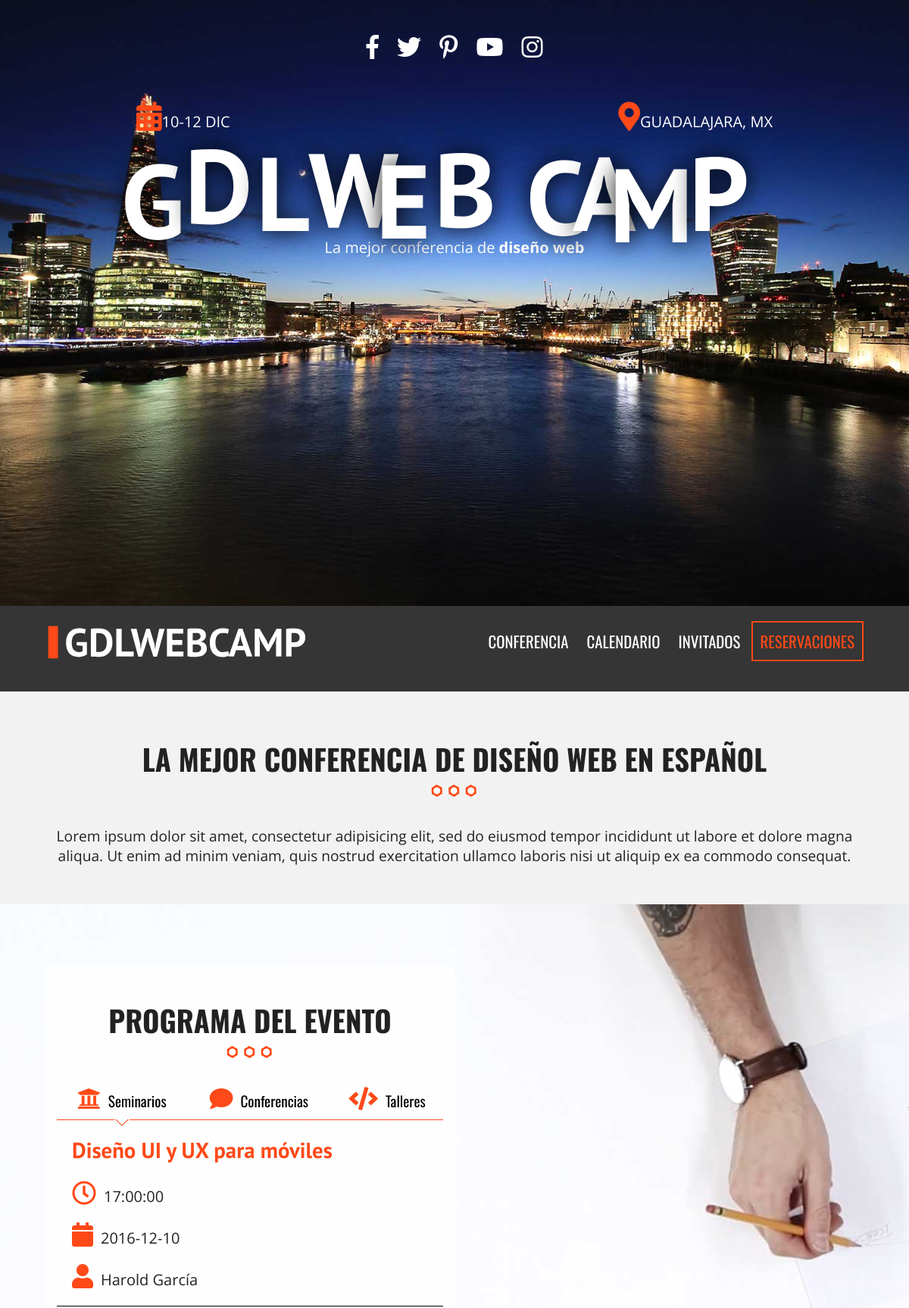
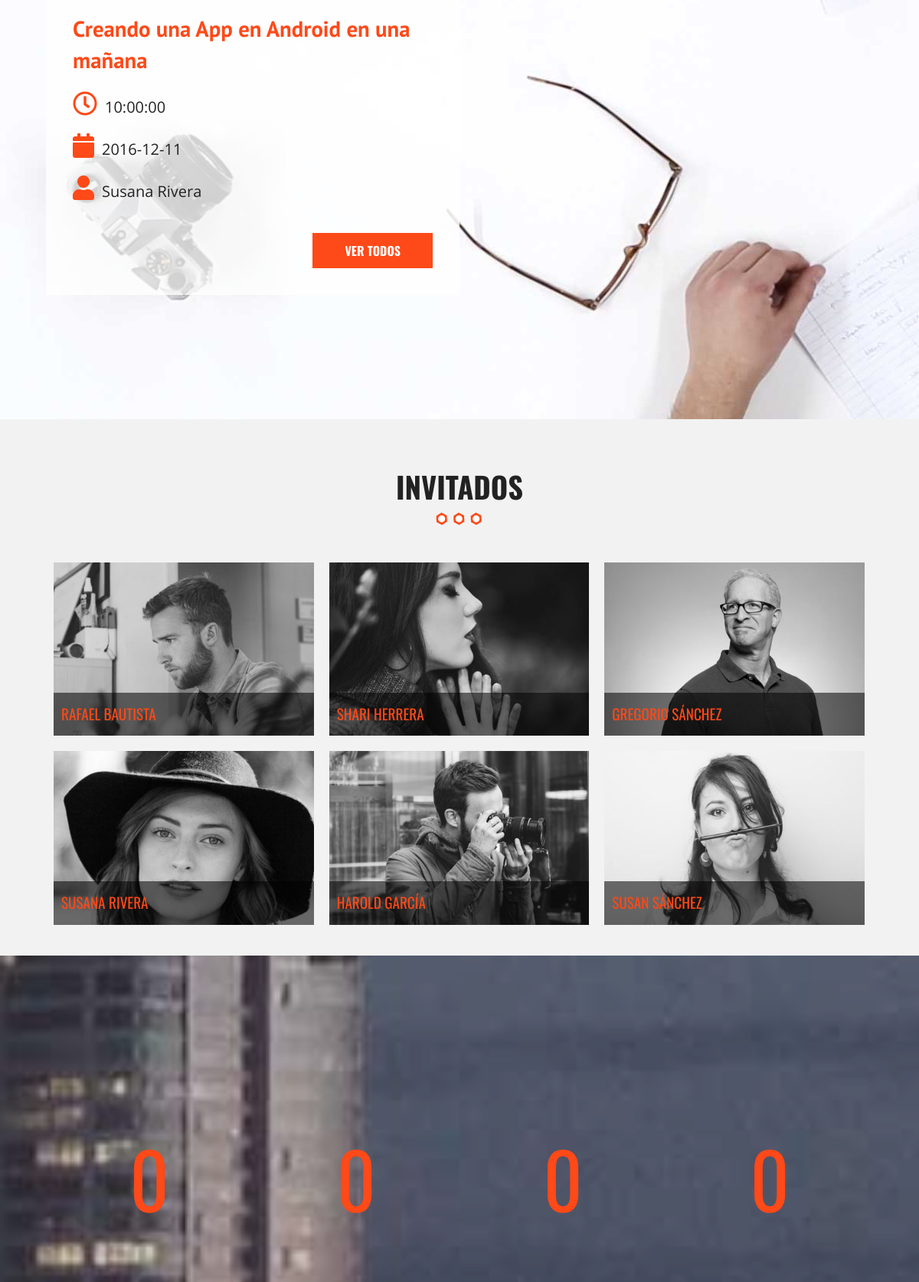
The page / (upper part) on the database its author committed (2 pictures, top to bottom).
### tables this page shows
CREATE TABLE `categoria_evento` (
  `id_categoria` tinyint(10) NOT NULL,
  `cat_evento` varchar(50) NOT NULL,
  `icono` varchar(50) NOT NULL,
  `editado` datetime NOT NULL
);

CREATE TABLE `eventos` (
  `evento_id` tinyint(10) NOT NULL,
  `nombre_evento` varchar(60) NOT NULL,
  `fecha_evento` date NOT NULL,
  `hora_evento` time NOT NULL,
  `id_cat_evento` tinyint(10) NOT NULL,
  `id_inv` tinyint(4) NOT NULL,
  `clave` varchar(10) NOT NULL,
  `editado` datetime NOT NULL
);

CREATE TABLE `invitados` (
  `invitado_id` tinyint(4) NOT NULL,
  `nombre_invitado` varchar(30) NOT NULL,
  `apellido_invitado` varchar(30) NOT NULL,
  `descripcion` text NOT NULL,
  `url_imagen` varchar(50) NOT NULL,
  `editado` datetime NOT NULL
);

### index.php (the view, shortened to what this page needs)
<?php include_once 'includes/templates/header.php'; ?>
  <section class="seccion contenedor">
    <h2>La mejor conferencia de diseño web en español</h2>
    <p>Lorem ipsum dolor sit amet, consectetur adipisicing elit, sed do eiusmod tempor incididunt ut labore et dolore magna aliqua. Ut enim ad minim veniam, quis nostrud exercitation ullamco laboris nisi ut aliquip ex ea commodo consequat.</p>
  </section>
  <section class="programa">
    <div class="contenedor-video">
      <video autoplay loop poster="img/bg-talleres.jpg" muted>
                 <source src="video/video.mp4" type="video/mp4">
                 <source src="video/video.webm" type="video/webm">
                 <source src="video/video.ogv" type="video/ogg">
            </video>
    </div>
    <div class="contenido-programa">
      <div class="contenedor">
        <div class="programa-evento">
          <h2>Programa del evento</h2>
          <?php
               try {
                    require_once('includes/funciones/bd_conexion.php');
                    $sql = " SELECT * FROM categoria_evento";
                    $resultado = $conn->query($sql);
               } catch (\Exception $e) {
                    echo $e->getMessage();
               }
          ?>
          <nav class="menu-programa">
               <?php while ($cat = $resultado->fetch_assoc()) { ?>
                    <a href="#<?php echo strtolower($cat['cat_evento']) ?>">
                         <i class="fa <?php echo $cat['icono'] ?>" aria-hidden='true'></i><?php echo $cat['cat_evento'] ?>
                    </a>
               <?php }  ?>
          </nav>
          <?php
               try {
                    $sql = " SELECT evento_id, nombre_evento, fecha_evento, hora_evento, cat_evento, icono, nombre_invitado, apellido_invitado ";
                    $sql .= " FROM eventos ";
                    $sql .= " INNER JOIN categoria_evento ";
                    $sql .= " ON eventos.id_cat_evento = categoria_evento.id_categoria ";
                    $sql .= " INNER JOIN invitados ";
                    $sql .= " ON eventos.id_inv = invitados.invitado_id ";
                    $sql .= " AND eventos.id_cat_evento = 1 ";
                    $sql .= " ORDER BY evento_id LIMIT 2;";
                    $sql .= " SELECT evento_id, nombre_evento, fecha_evento, hora_evento, cat_evento, icono, nombre_invitado, apellido_invitado ";
                    $sql .= " FROM eventos ";
                    $sql .= " INNER JOIN categoria_evento ";
                    $sql .= " ON eventos.id_cat_evento = categoria_evento.id_categoria ";
                    $sql .= " INNER JOIN invitados ";
                    $sql .= " ON eventos.id_inv = invitados.invitado_id ";
                    $sql .= " AND eventos.id_cat_evento = 2 ";
                    $sql .= " ORDER BY evento_id LIMIT 2;";
                    $sql .= " SELECT evento_id, nombre_evento, fecha_evento, hora_evento, cat_evento, icono, nombre_invitado, apellido_invitado ";
                    $sql .= " FROM eventos ";
                    $sql .= " INNER JOIN categoria_evento ";
                    $sql .= " ON eventos.id_cat_evento = categoria_evento.id_categoria ";
                    $sql .= " INNER JOIN invitados ";
                    $sql .= " ON eventos.id_inv = invitados.invitado_id ";
                    $sql .= " AND eventos.id_cat_evento = 3 ";
                    $sql .= " ORDER BY evento_id LIMIT 2;";
               } catch (\Exception $e) {
                    echo $e->getMessage();
               }
          ?>
          <?php $conn->multi_query($sql); ?>
          <?php
               do {
                    $resultado = $conn->store_result();
                    $resultado->fetch_assoc(); ?>
                    <?php $i = 0; ?>
                    <?php foreach ($resultado as $evento): ?>
                         <?php if($i % 2 == 0) { ?>
                              <div id="<?php echo strtolower($evento['cat_evento']) ?>" class="info-curso ocultar clearfix">
                         <?php } ?>
                                   <div class="detalle-evento">
                                        <h3><?php echo $evento['nombre_evento'] ?></h3>
                                        <p><i class="far fa-clock" aria-hidden='true'></i><?php echo $evento['hora_evento']; ?></p>
                                        <p><i class="fas fa-calendar" aria-hidden='true'></i><?php echo $evento['fecha_evento']; ?></p>
                                        <p><i class="fas fa-user" aria-hidden='true'></i><?php echo $evento['nombre_invitado'] . " " . $evento['apellido_invitado']; ?></p>
                                   </div>
                         <?php if ($i % 2 == 1): ?>
                                   <a href="calendario.php" class="button float-right">Ver todos</a>
                              </div>
                         <?php endif; ?>
                         <?php $i++; ?>
                    <?php endforeach; ?>
               <?php } while ($conn->more_results() && $conn->next_result());?>
        </div>
      </div>
    </div>
  </section>
  <?php include_once 'includes/templates/invitados.php'; ?>
  <div class="contador parallax">
    <div class="contenedor">
      <ul class="resumen-evento clearfix">
        <li><p class="numero"></p>Invitados</li>
        <li><p class="numero"></p>Talleres</li>
        <li><p class="numero"></p>Días</li>
        <li><p class="numero"></p>Conferencias</li>
      </ul>
    </div>
  </div>
  <?php include_once 'includes/templates/footer.php'; ?>

### includes/templates/invitados.php (shortened to what this page needs)
<?php
     try {
          require_once('includes/funciones/bd_conexion.php');
          $sql = " SELECT * FROM invitados ";
          $resultado = $conn->query($sql);
     } catch (\Exception $e) {
          echo $e->getMessage();
     }
?>
<section class="invitados contenedor seccion">
     <h2>Invitados</h2>
          <ul class="lista-invitados clearfix">
               <?php while ($invitados = $resultado->fetch_assoc()) { ?>
                    <li>
                         <div class="invitado">
                              <a class="invitado-info" href="#invitado<?php echo $invitados['invitado_id']; ?>">
                                   <img src="img/invitados/<?php echo $invitados['url_imagen'] ?>" alt="imagen invitado">
                                   <p><?php echo $invitados['nombre_invitado'] . " " . $invitados['apellido_invitado']; ?></p>
                              </a>
                         </div>
                    </li>
               <?php }  ?>
          </ul>
</section>

### css/main.css (style rules this page uses)
html { color: #222; font-size: 1em; line-height: 1.4; }
audio, canvas, iframe, img, svg, video { vertical-align: middle; }
html { box-sizing: border-box; }
*,*::before,*::after { box-sizing: inherit; }
body { background-color: #f2f2f2; font-family: 'Open Sans', sans-serif; }
.contenedor { width: 98%; margin: 0 auto; }
@media only screen and (min-width:480px) { .contenedor { width: 95%; } }
@media only screen and (min-width:768px) { .contenedor { width: 90%; } }
@media only screen and (min-width:992px) { .contenedor { width: 90%; max-width: 1100px; } }
.seccion { padding: 30px 0; }
.seccion p { font-size: 1.2em; text-align: center; }
h2 { font-family: 'Oswald', sans-serif; font-size: 2.4em; text-transform: uppercase; text-align: center; }
h2::after { content: ''; margin: 0 auto; background-image: url(../img/separador.png); height: 30px; width: 100px; display: block; }
h3 { font-size: 1.8em; color: #fe4918; font-family: 'PT Sans', sans-serif; margin: 0; }
.button { background-color: #fe4918; padding: 10px 40px; color: #ffffff; text-decoration: none; font-weight: bold; font-family: 'Oswald', sans-serif; text-transform: uppercase; font-size: 1em; margin: 20px; display: inline-block; transition: all .3s ease; border: 2px solid #fe4918; }
ul { list-style: none; margin: 0; padding: 0; }
.float-right { float: right; }
section.programa { position: relative; }
div.contenedor-video { max-width: 100%; overflow-x: hidden; }
div.contenido-programa { position: absolute; top: 0; left: 0; height: 100%; width: 100%; }
div.programa-evento { background-color: rgba(255,255,255, .8); padding: 15px; margin-top: 80px; }
@media only screen and (min-width:768px) { div.programa-evento { width: 70%; } }
@media only screen and (min-width:992px) { div.programa-evento { width: 50%; } }
nav.menu-programa { width: 100%; }
@media only screen and (min-width:768px) { nav.menu-programa { display: table; } }
nav.menu-programa a { display: block; text-align: center; color: #000000; text-decoration: none; font-family: 'Oswald', sans-serif; margin-bottom: 10px; font-size: 1.2em; position: relative; padding-bottom: 10px; border-bottom: 1px solid #fe4918; }
nav.menu-programa a.activo::after { position: absolute; content: ''; left: 0; right: 0; margin-left: auto; margin-right: auto; height: 20px; width: 30px; background-image: url('../img/talleres-flecha.jpg'); background-position: top center; background-repeat: no-repeat; bottom: -20px; }
@media only screen and (min-width:768px) { nav.menu-programa a { display: table-cell; } }
nav.menu-programa a i, div.detalle-evento p i { color: #fe4918; font-size: 1.6em; margin-right: 10px; }
div.detalle-evento { margin-top: 20px; border-bottom: 1px solid black; padding: 0 20px; }
div.detalle-evento:nth-child(2) { border: none }
div.detalle-evento p { margin-bottom: 20px; font-size: 20px; }
ul.lista-invitados li { padding: 10px; float: left; }
@media only screen and (min-width:480px) { ul.lista-invitados li { width: 50%; } }
@media only screen and (min-width:768px) { ul.lista-invitados li { width: 33.3%; } }
div.invitado { position: relative; overflow: hidden; }
div.invitado img { max-width: 100%; filter: gray; -webkit-filter: grayscale(1); -webkit-transition: all .5s ease-in-out; }
div.invitado p { position: absolute; bottom: 0; left: 0; padding: 15px 10px; margin: 0; background-color: rgba(0, 0, 0, 0.55); width: 100%; text-align: left; font-family: 'Oswald', sans-serif; color: #fe4918; text-transform: uppercase; -webkit-transition: all .5s ease-in-out; }
.parallax::before { width: 100%; height: 100%; position: absolute; top: 0; left: 0; background-repeat: no-repeat; background-size: cover; background-position: center center; background-attachment: fixed; -webkit-filter: brightness(.8); filter: brightness(.8); }
div.contador { position: relative; height: auto; }
div.contador::before { background-image: url(../img/bg-resumen.jpg); content: ''; }
ul.resumen-evento { position: relative; padding: 120px 0; }
ul.resumen-evento li { width: 50%; float: left; text-align: center; color: #ffffff; text-transform: uppercase; font-family: 'Oswald', sans-serif; font-size: 25px; }
@media only screen and (min-width:768px) { ul.resumen-evento li { width: 25%; } }
p.numero { color: #fe4918; font-size: 4em; display: block; margin-left: 0 0 10px 0; font-family: 'Oswald', sans-serif; }
.clearfix:before, .clearfix:after { content: " "; display: table; }
.clearfix:after { clear: both; }

### rows shown on the page
categoria_evento: cat_evento "Seminarios"
categoria_evento: cat_evento "Conferencias"
categoria_evento: cat_evento "Talleres"
eventos: nombre_evento "Diseño UI y UX para móviles", hora_evento "17:00:00", fecha_evento "2016-12-10", id_inv.nombre_invitado "Harold", id_inv.apellido_invitado "García"
eventos: nombre_evento "Creando una App en Android en una mañana", hora_evento "10:00:00", fecha_evento "2016-12-11", id_inv.nombre_invitado "Susana", id_inv.apellido_invitado "Rivera", shows "VER TODOS"
invitados: url_imagen (picture), nombre_invitado "RAFAEL", apellido_invitado "BAUTISTA"
invitados: url_imagen (picture), nombre_invitado "SHARI", apellido_invitado "HERRERA"
invitados: url_imagen (picture), nombre_invitado "GREGORIO", apellido_invitado "SÁNCHEZ"
invitados: url_imagen (picture), nombre_invitado "SUSANA", apellido_invitado "RIVERA"
invitados: url_imagen (picture), nombre_invitado "HAROLD", apellido_invitado "GARCÍA"
invitados: url_imagen (picture), nombre_invitado "SUSAN", apellido_invitado "SÁNCHEZ"
